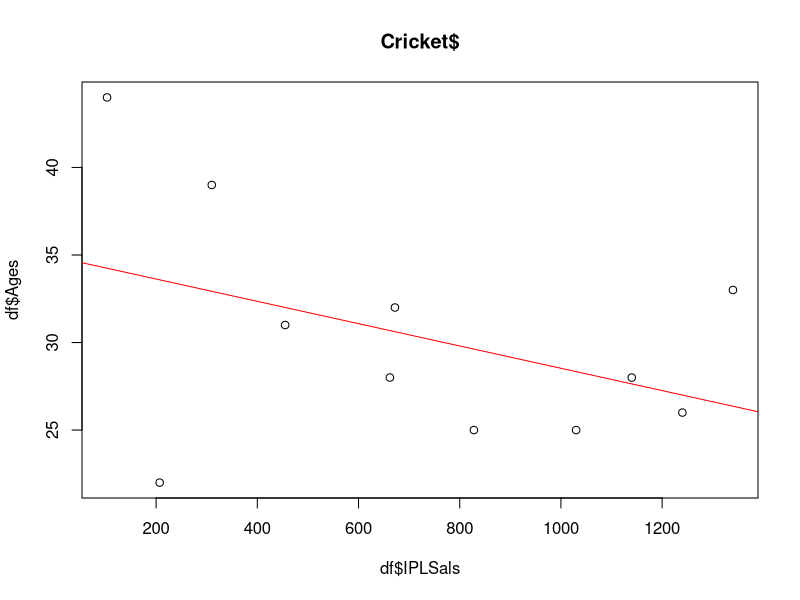
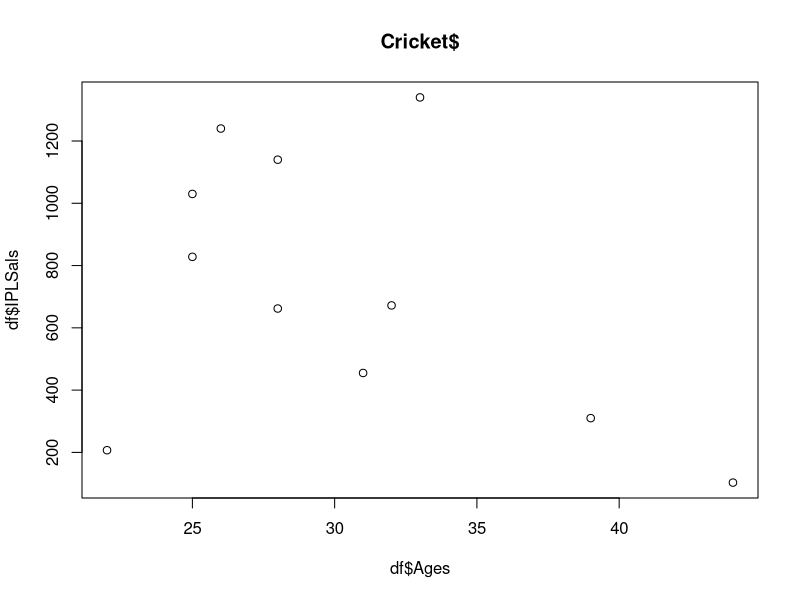
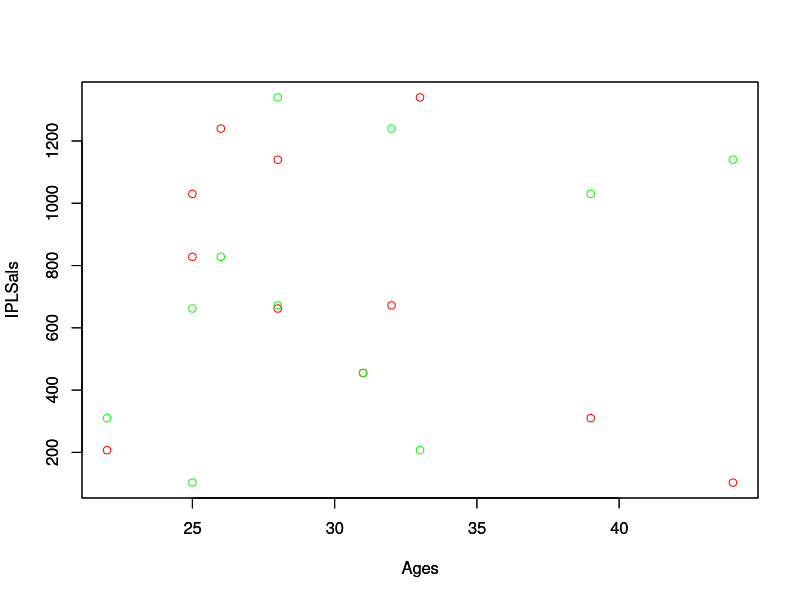
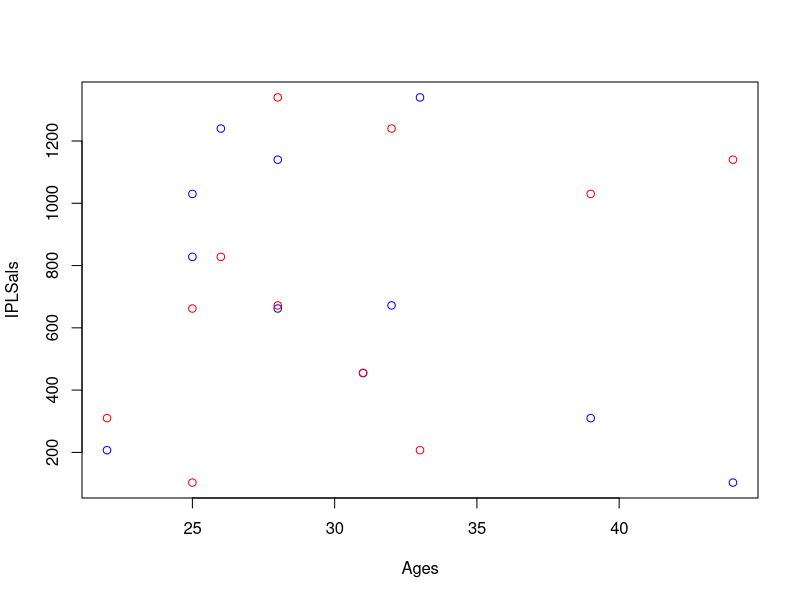
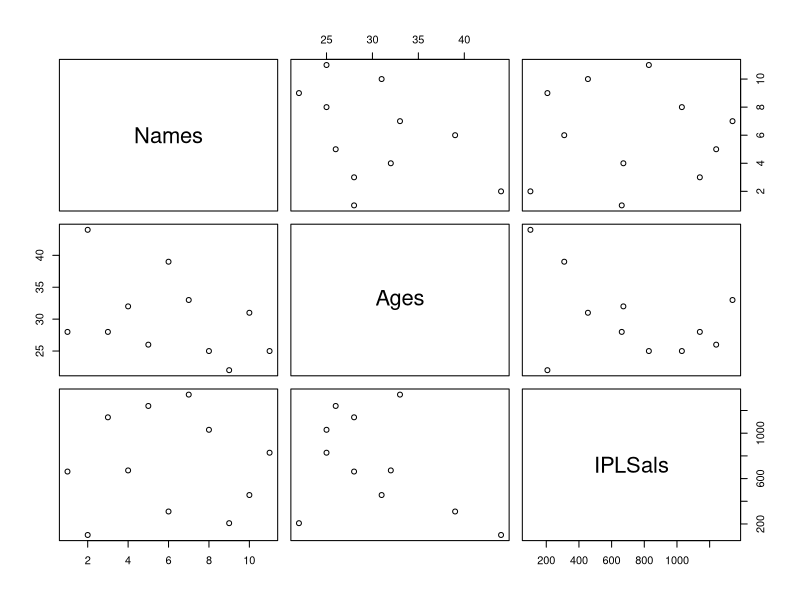

Reproduce these figures in R, in order.
# create a variable 
scores = c(75, 80, 85)

# Do statistics
scores * 2

mean(scores)     # mean()
median(scores)   # median()
sd(scores)       # sd()

################################################
#########  Build a Data Frame 
################################################

# Build a group of related vectors
Names  =  c("Mike  Hussey",  "Aaron  Finch",  "Brad  Hogg",  "Steve  Smith",
            "George  Bailey",  "Mitchell  Johnson",  "Shaun  Marsh",  
            "Glenn  Maxwel l",  "Pat  Cummins",  "Mitchell  Starc",  "David  Warner")
Ages = c(39,28,44,25,32,33,31,26,22,25,28)
IPLSals = c(310,662,103,828,672,1340,455,1240,207,1030,1140)

# Combine different vectors
df = data.frame(Names, Ages,IPLSals)

# Retrive rows/columns from dataframe
df[1,]      # (row1,columns*)
df[,1]      # (row*,column1)
df[2:3]     # (column2,column3)
df[2:3,]    # (row2,row3)

# Determine statistics
mean(df[,2])
mean(df[,"Ages"])
mean(df$Ages)
var(df[,2]) # run help("var") for explaination
sd(df[,2])

################################################
#########  Display Data 
################################################

# Adding a linear regression to explore the relationship between Ages and IPLSals
plot(df$Ages ~ df$IPLSals, main = "Cricket$")
abline(lm(df$Ages ~ df$IPLSals), col = "red")    # add a line on Plot

# check linear model for Ages and IPLSals
fit = lm(df$Ages ~ df$IPLSals)  # Ages:响应变量 , IPLSals:预测变量
fit

# Predict age
fit = lm(df$IPLSals ~ df$Ages)
fit

# What is the equation? What is the estimated salary for a 20 year old?
plot(df$IPLSals ~ df$Ages, main = "Cricket$")
abline

# explore other plot 
sorted = sort(Ages)
plot(Ages, IPLSals, xlab = "Ages", col = "red" ) 
par(new=TRUE)

plot(sorted, IPLSals, xlab = "Ages", col = "green" )

plot(Ages, IPLSals, col = "blue" )
points(sorted, IPLSals, col = "red" )                 # add points to a plot

# explore plot of whole dataframe 
plot(df)
